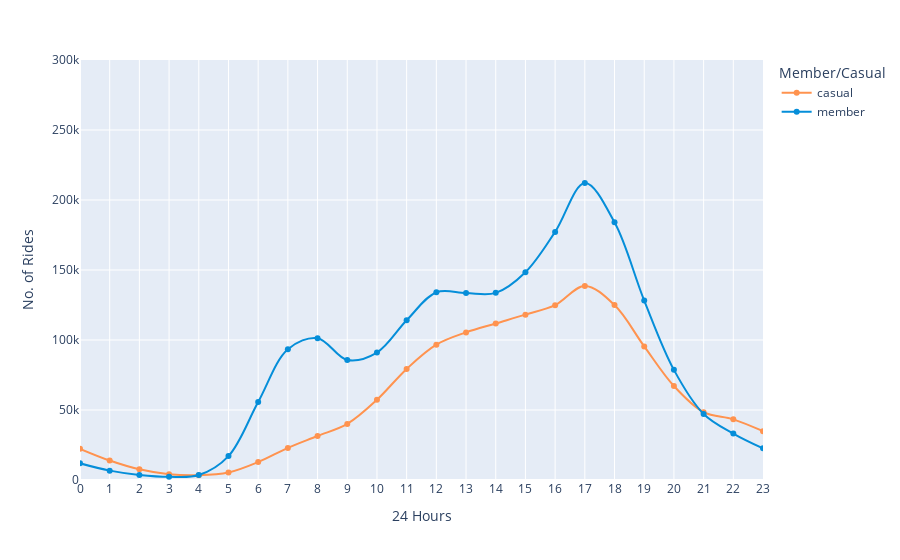

Notebook code cell kept with this figure:
### Code cell
fig_4 = data.groupby(['hour', 'member_casual'], as_index=False).count()

fig_4a = px.line(fig_4, x = 'hour', y = 'ride_id', range_x = [0,23], range_y = [0,300000],
                 color = 'member_casual',
                 line_shape = 'spline',
                 markers=True,
                 labels = {'ride_id': 'No. of Rides', 'hour': '24 Hours', 'member_casual': 'Member/Casual'},
                 hover_name = 'member_casual', hover_data = {'member_casual': False, 'month': False, 'ride_id': True},
                 color_discrete_map = {'casual': '#FF934F', 'member': '#058ED9'})
fig_4a.update_xaxes(dtick=1)
fig_4a.show()

### Figure 1 — Plotly figure (JSON) as saved in the notebook; plotly's stock layout.template omitted (floating-point values rounded to 4 significant figures)
{"data": [{"customdata": [["casual", 22235], ["casual", 13884], ["casual", 7613], ["casual", 4083], ["casual", 3417], ["casual", 5365], ["casual", 12786], ["casual", 22940], ["casual", 31445], ["casual", 40063], ["casual", 57325], ["casual", 79346], ["casual", 96687], ["casual", 105446], ["casual", 111802], ["casual", 118111], ["casual", 124871], ["casual", 138598], ["casual", 124943], ["casual", 95432], ["casual", 67129], ["casual", 48466], ["casual", 43330], ["casual", 34856]], "hovertemplate": "<b>%{hovertext}</b><br><br>24 Hours=%{x}<br>No. of Rides=%{y}<extra></extra>", "hovertext": ["casual", "casual", "casual", "casual", "casual", "casual", "casual", "casual", "casual", "casual", "casual", "casual", "casual", "casual", "casual", "casual", "casual", "casual", "casual", "casual", "casual", "casual", "casual", "casual"], "legendgroup": "casual", "line": {"color": "#FF934F", "dash": "solid", "shape": "spline"}, "marker": {"symbol": "circle"}, "mode": "markers+lines", "name": "casual", "orientation": "v", "showlegend": true, "type": "scatter", "x": [0, 1, 2, 3, 4, 5, 6, 7, 8, 9, 10, 11, 12, 13, 14, 15, 16, 17, 18, 19, 20, 21, 22, 23], "xaxis": "x", "y": [22235, 13884, 7613, 4083, 3417, 5365, 12786, 22940, 31445, 40063, 57325, 79346, 96687, 105446, 111802, 118111, 124871, 138598, 124943, 95432, 67129, 48466, 43330, 34856], "yaxis": "y"}, {"customdata": [["member", 11903], ["member", 6687], ["member", 3599], ["member", 2277], ["member", 3531], ["member", 17062], ["member", 55700], ["member", 93386], ["member", 101285], ["member", 85741], ["member", 91057], ["member", 114087], ["member", 134056], ["member", 133545], ["member", 133666], ["member", 148383], ["member", 177199], ["member", 212189], ["member", 184039], ["member", 128171], ["member", 78673], ["member", 47189], ["member", 33207], ["member", 22627]], "hovertemplate": "<b>%{hovertext}</b><br><br>24 Hours=%{x}<br>No. of Rides=%{y}<extra></extra>", "hovertext": ["member", "member", "member", "member", "member", "member", "member", "member", "member", "member", "member", "member", "member", "member", "member", "member", "member", "member", "member", "member", "member", "member", "member", "member"], "legendgroup": "member", "line": {"color": "#058ED9", "dash": "solid", "shape": "spline"}, "marker": {"symbol": "circle"}, "mode": "markers+lines", "name": "member", "orientation": "v", "showlegend": true, "type": "scatter", "x": [0, 1, 2, 3, 4, 5, 6, 7, 8, 9, 10, 11, 12, 13, 14, 15, 16, 17, 18, 19, 20, 21, 22, 23], "xaxis": "x", "y": [11903, 6687, 3599, 2277, 3531, 17062, 55700, 93386, 101285, 85741, 91057, 114087, 134056, 133545, 133666, 148383, 177199, 212189, 184039, 128171, 78673, 47189, 33207, 22627], "yaxis": "y"}], "layout": {"legend": {"title": {"text": "Member/Casual"}, "tracegroupgap": 0}, "margin": {"t": 60}, "xaxis": {"anchor": "y", "domain": [0, 1], "dtick": 1, "range": [0, 23], "title": {"text": "24 Hours"}}, "yaxis": {"anchor": "x", "domain": [0, 1], "range": [0, 300000], "title": {"text": "No. of Rides"}}}}
